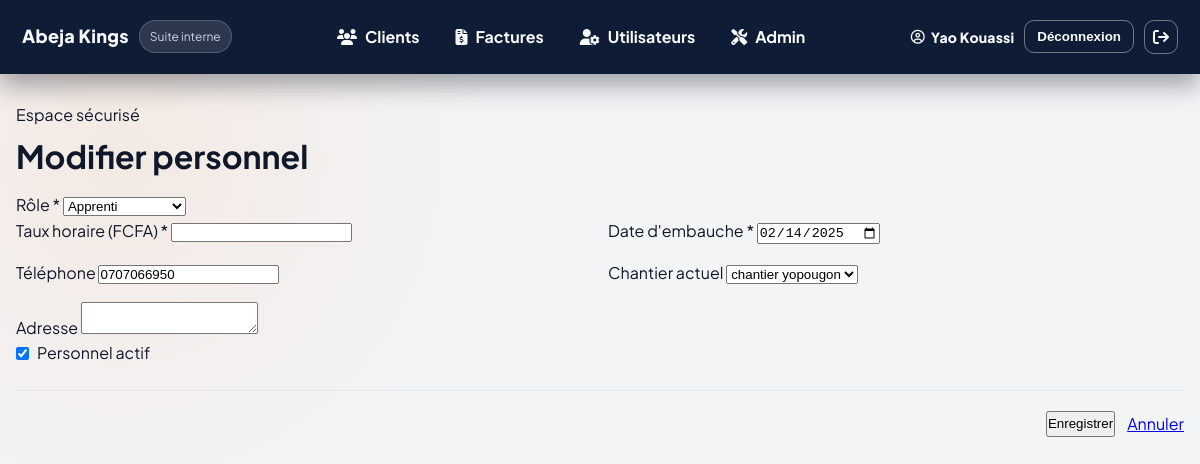
The page /personnel/1/edit/ (signed in) on the database its author committed.
### core/models.py (models this page shows, shortened)
class Personnel(models.Model):
    ROLE_CHOICES = [
        ('chef_chantier', 'Chef de Chantier'),
        ('maitre_ouvrier', 'Maître Ouvrier'),
        ('ouvrier', 'Ouvrier'),
        ('apprenti', 'Apprenti'),
    ]
    user = models.OneToOneField(User, on_delete=models.CASCADE)
    role = models.CharField(max_length=20, choices=ROLE_CHOICES, default='ouvrier')
    taux_horaire = models.DecimalField(max_digits=8, decimal_places=2)
    telephone = models.CharField(max_length=20, blank=True)
    adresse = models.CharField(max_length=300, blank=True)
    date_embauche = models.DateField()
    chantier_actuel = models.ForeignKey(Chantier, on_delete=models.SET_NULL, null=True, blank=True, related_name='personnel_actuel')
    est_actif = models.BooleanField(default=True)
    created_at = models.DateTimeField(auto_now_add=True)
    class Meta:
        verbose_name = "Personnel"
        verbose_name_plural = "Personnel"

class Chantier(models.Model):
    STATUT_CHOICES = [
        ('planifie', 'Planifié'),
        ('en_cours', 'En Cours'),
        ('termine', 'Terminé'),
        ('annule', 'Annulé'),
    ]
    nom = models.CharField(max_length=200)
    client = models.ForeignKey('Client', on_delete=models.CASCADE, related_name='chantiers')
    description = models.TextField(blank=True)
    date_debut = models.DateField()
    date_fin_prevue = models.DateField()
    date_fin_reelle = models.DateField(null=True, blank=True)
    budget = models.DecimalField(max_digits=12, decimal_places=2)
    statut = models.CharField(max_length=20, choices=STATUT_CHOICES, default='planifie')
    avancement = models.IntegerField(default=0, help_text="Pourcentage d'avancement (0-100)")
    chef_chantier = models.ForeignKey(User, on_delete=models.SET_NULL, null=True, blank=True, related_name='chantiers_diriges')
    created_at = models.DateTimeField(auto_now_add=True)
    updated_at = models.DateTimeField(auto_now=True)
    class Meta:
        verbose_name = "Chantier"
        verbose_name_plural = "Chantiers"

### core/views.py (the view, shortened to what this page needs)
# urls.py: path('personnel/<int:pk>/edit/', views.PersonnelUpdateView.as_view(), name='personnel_update'),
@method_decorator(login_required, name='dispatch')
class PersonnelUpdateView(View):
    def get(self, request, pk):
        personnel = get_object_or_404(Personnel, pk=pk)
        chantiers = Chantier.objects.filter(statut__in=['planifie', 'en_cours']).order_by('nom')
        return render(request, 'core/personnel_form.html', {
            'personnel': personnel,
            'chantiers': chantiers
        })

### core/templates/core/personnel_form.html (shortened to what this page needs)
{% extends 'core/base.html' %}
{% block title %}{% if personnel %}Modifier{% else %}Nouveau{% endif %} personnel{% endblock %}
{% block content %}
<form method="post">
  <div class="form-group">
    <label for="role">Rôle *</label>
    <select id="role" name="role" required>
      <option value="apprenti" {% if personnel and personnel.role == 'apprenti' %}selected{% endif %}>Apprenti</option>
    </select>
  </div>
  <div class="form-row">
    <div class="form-group">
      <label for="taux_horaire">Taux horaire (FCFA) *</label>
      <input type="number" id="taux_horaire" name="taux_horaire" step="0.01" value="{{ personnel.taux_horaire|default:'' }}" required>
    </div>
    <div class="form-group">
      <label for="date_embauche">Date d'embauche *</label>
      <input type="date" id="date_embauche" name="date_embauche" value="{{ personnel.date_embauche|date:'Y-m-d'|default:'' }}" required>
    </div>
  </div>
  <div class="form-row">
    <div class="form-group">
      <label for="telephone">Téléphone</label>
      <input type="tel" id="telephone" name="telephone" value="{{ personnel.telephone|default:'' }}">
    </div>
    <div class="form-group">
      <label for="chantier_actuel">Chantier actuel</label>
      <select id="chantier_actuel" name="chantier_actuel">
        {% for chantier in chantiers %}
          <option value="{{ chantier.id }}" {% if personnel and personnel.chantier_actuel and personnel.chantier_actuel.id == chantier.id %}selected{% endif %}>{{ chantier.nom }}</option>
        {% endfor %}
      </select>
    </div>
  </div>
  <div class="form-group">
    <label for="adresse">Adresse</label>
    <textarea id="adresse" name="adresse" rows="2">{{ personnel.adresse|default:'' }}</textarea>
  </div>
  <div class="form-group">
    <label class="checkbox-label">
      <input type="checkbox" id="est_actif" name="est_actif" {% if personnel and personnel.est_actif %}checked{% elif not personnel %}checked{% endif %}>
      Personnel actif
    </label>
  </div>
  <div class="form-actions">
    <button class="primary" type="submit">Enregistrer</button>
    <a href="{% url 'core:personnel' %}" class="secondary">Annuler</a>
  </div>
</form>
{% endblock %}

### core/templates/core/base.html (shortened to what this page needs)
{% load static %}
<!doctype html>
<html lang="fr">
<head>
  <link rel="stylesheet" href="https://cdnjs.cloudflare.com/ajax/libs/font-awesome/6.5.2/css/all.min.css">
  <link rel="stylesheet" href="{% static 'css/style.css' %}">
</head>
<body class="ui-shell">
<header class="topbar">
  <div class="brand">
    <a href="{% url 'core:dashboard' %}" class="brand-mark">Abeja Kings</a>
    <span class="pill live-pill">Suite interne</span>
  </div>
  {% if request.user.is_authenticated %}
  <nav class="topnav">
    <a href="{% url 'core:clients' %}"><i class="fa-solid fa-users"></i><span>Clients</span></a>
    <a href="{% url 'core:factures' %}"><i class="fa-solid fa-file-invoice-dollar"></i><span>Factures</span></a>
    <a href="{% url 'core:users' %}"><i class="fa-solid fa-user-gear"></i><span>Utilisateurs</span></a>
    <a href="{% url 'admin:index' %}"><i class="fa-solid fa-screwdriver-wrench"></i><span>Admin</span></a>
  </nav>
  {% endif %}
  <div class="user-actions">
    {% if request.user.is_authenticated %}
      <span class="user-name"><i class="fa-regular fa-circle-user"></i> {{ request.user.get_full_name|default:request.user.username }}</span>
      <form id="logout-form" method="post" action="{% url 'logout' %}" class="logout-form">
        <button type="submit" class="ghost-btn">Déconnexion</button>
      </form>
      <a href="#" id="logout-link" class="ghost-link" aria-label="Se déconnecter"><i class="fa-solid fa-arrow-right-from-bracket"></i></a>
    {% else %}
      <a href="{% url 'login' %}" class="ghost-btn">Se connecter</a>
    {% endif %}
  </div>
</header>
<main class="page">
  <div class="page-header">
    <div>
      <p class="eyebrow">Espace sécurisé</p>
      <h1>{% block title %}{% endblock %}</h1>
    </div>
  </div>
  {% block content %}{% endblock %}
</main>
</body>
</html>

### static/css/style.css (style rules this page uses)
:root { --primary: #FF6B00; --primary-dark: #E55A00; --primary-light: #FF8C33; --secondary: #1A365D; --secondary-light: #2D4B8C; --accent: #2D3748; --light: #FFFFFF; --dark: #1A202C; --gray: #718096; --gray-light: #E2E8F0; --gray-lighter: #F7FAFC; --success: #38A169; --warning: #D69E2E; --danger: #E53E3E; --info: #3182CE; --shadow: 0 1px 3px rgba(0, 0, 0, 0.1); --shadow-md: 0 4px 6px rgba(0, 0, 0, 0.1); --shadow-lg: 0 10px 15px rgba(0, 0, 0, 0.1); --radius: 8px; --radius-lg: 12px; }
* { margin: 0; padding: 0; box-sizing: border-box; }
body { font-family: 'Inter', sans-serif; background: var(--gray-lighter); color: var(--dark); line-height: 1.6; min-height: 100vh; }
.user-name { display: block; font-weight: 600; font-size: 14px; color: var(--dark); }
.form-actions { display: flex; gap: 12px; justify-content: flex-end; margin-top: 24px; padding-top: 20px; border-top: 1px solid var(--gray-light); }
.form-row { display: flex; gap: 16px; margin-bottom: 16px; }
.form-row .form-group { flex: 1; }
.checkbox-label { display: flex; align-items: center; gap: 8px; cursor: pointer; }
.checkbox-label input[type="checkbox"] { width: auto; margin: 0; }

### core/templates/core/base.html (style rules this page uses)
body { font-family: 'Plus Jakarta Sans', 'Inter', system-ui, -apple-system, sans-serif; background: #0f172a0d; color: #0f172a; }
.ui-shell { margin: 0; min-height: 100vh; background: radial-gradient(circle at 10% 20%, rgba(255,107,0,0.08), transparent 30%), #f3f4f6; }
.topbar { position: sticky; top: 0; z-index: 20; display: flex; align-items: center; justify-content: space-between; gap: 12px; padding: 14px 22px; background: #0f1c36 !important; color: #f8fafc !important; box-shadow: 0 12px 24px rgba(12,18,30,0.35); }
.brand { display: flex; align-items: center; gap: 10px; }
.brand-mark { color: #f8fafc; font-weight: 800; letter-spacing: .3px; text-decoration: none; font-size: 18px; }
.pill { display: inline-flex; align-items: center; gap: 6px; padding: 6px 10px; border-radius: 999px; font-size: 12px; }
.live-pill { background: rgba(255,255,255,0.12); color: #cbd5e1; border: 1px solid rgba(255,255,255,0.2); }
.topnav { display: flex; gap: 12px; flex-wrap: wrap; }
.topnav a, .topnav a:visited { color: #f8fafc !important; text-decoration: none; padding: 10px 12px; border-radius: 10px; display: inline-flex; gap: 8px; align-items: center; transition: background .2s ease, color .2s ease; font-weight: 700; }
.user-actions { display: inline-flex; align-items: center; gap: 10px; }
.user-name { color: #f8fafc; display: inline-flex; align-items: center; gap: 6px; font-weight: 800; letter-spacing: .2px; }
.ghost-btn, .ghost-link { background: transparent; color: #f8fafc !important; border: 1px solid rgba(255,255,255,0.4); padding: 8px 12px; border-radius: 10px; text-decoration: none; cursor: pointer; display: inline-flex; align-items: center; gap: 6px; font-weight: 800; }
.ghost-link { padding: 8px; }
.logout-form button { background: transparent; color: #f8fafc !important; border: 1px solid rgba(255,255,255,0.4); font-weight: 800; }
.page { max-width: 1200px; margin: 28px auto; padding: 0 16px 40px; }
.page-header { display: flex; align-items: flex-end; justify-content: space-between; margin-bottom: 10px; }
.page-header h1 { margin: 4px 0 0; }

### rows shown on the page
Personnel: role "Apprenti", date_embauche "02/14/2025", telephone "0707066950", chantier_actuel "chantier yopougon", est_actif "☑"

### other values the page prints
{{ request.user.get_full_name|default:request.user.username }} "Yao Kouassi"
